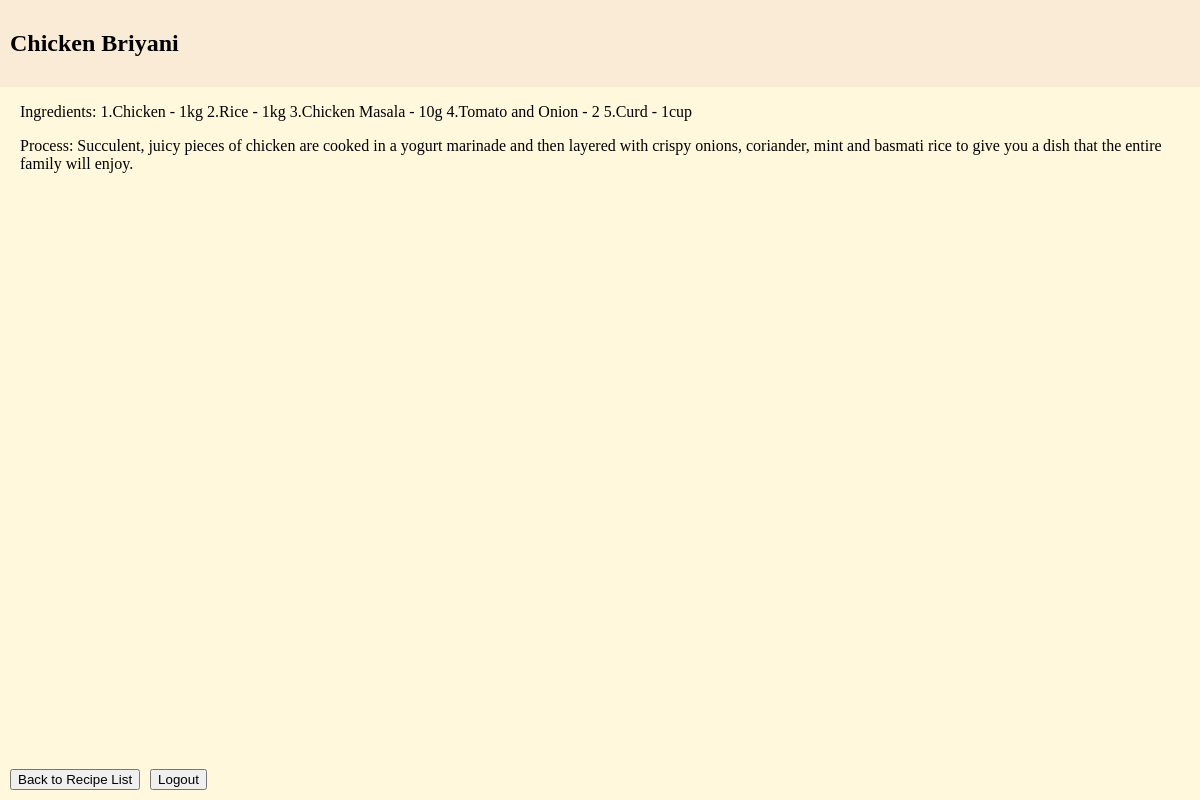
Screenshot of /recipes/5/ with the database file from the repository.
### RecipeApp/models.py (models this page shows, shortened)
class Recipe(models.Model):
    name = models.CharField(max_length=100)
    ingredients = models.TextField()
    process = models.TextField()
    recipe_images = models.ImageField(upload_to='recipe_images/')
    user = models.ForeignKey(User, on_delete=models.CASCADE)

### RecipeApp/views.py (the view)
# urls.py: path('recipes/<int:recipe_id>/', views.recipe_details, name='recipe_details'),
def recipe_details(request, recipe_id):
    recipe = get_object_or_404(Recipe, pk=recipe_id)
    return render(request, 'RecipeApp/recipe_details.html', {'recipe': recipe})

### RecipeApp/templates/RecipeApp/recipe_details.html (shortened to what this page needs)
<!DOCTYPE html>
<html>
<head>
</head>
<body>
    <div class="header">
    <h2>{{ recipe.name|title }}</h2>
    </div>
    <div class="content">
    <p>Ingredients: {{ recipe.ingredients }}</p>
    <p>Process: {{ recipe.process }}</p>
    </div>
    <div class="footer">
        <button onclick="location.href='{% url 'recipes' %}'">Back to Recipe List</button></br>
        <button onclick="location.href='{% url 'logout' %}'">Logout</button>
    </div>
</body>
</html>

### RecipeApp/templates/RecipeApp/recipe_details.html (style rules this page uses)
body { display: flex; flex-direction: column; min-height: 100vh; margin: 0; }
.header { display: flex; justify-content: flex-start; align-items: center; padding: 10px; background-color: #FAEBD7; }
.content { flex-grow: 1; background-color: #FFF8DC; padding-left: 20px; }
.footer { text-align: center; padding: 10px; background-color: #FFF8DC; display: flex; justify-content: flex-start; }
.footer button { margin-right: 10px; }

### rows the page displays
Recipe: name "Chicken Briyani", ingredients "1.Chicken - 1kg 2.Rice - 1kg 3.Chicken Masala - 10g 4.Tomato and Onion - 2 5.Curd - 1cup", process "Succulent, juicy pieces of chicken are cooked in a yogurt marinade and then layered with crispy onions, coriander, mint and basmati rice to give you a dish that the entire family will enjoy."
